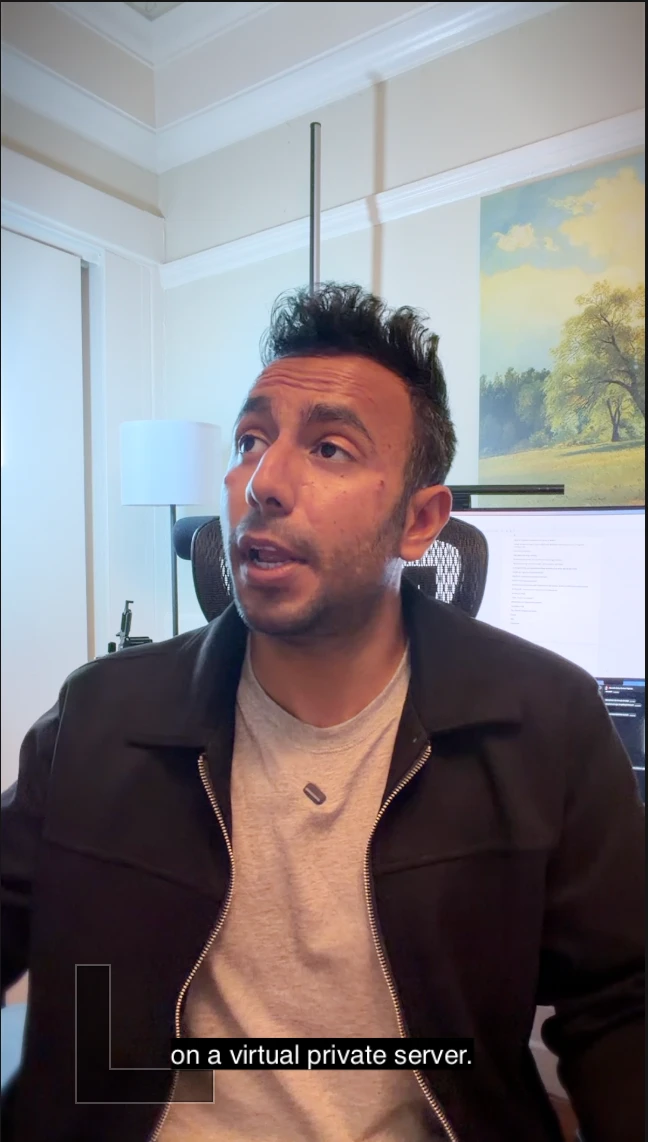
#> input picture videos/bluehost-agent-hosting/reference/face-sample.webp, 648 x 1142 px
$ python sample_nov9.py ../../../../videos/bluehost-agent-hosting/reference/face-sample.webp ../../../../videos/bluehost-agent-hosting/reference/face-sample.webp 5 5 ../../../../videos/bluehost-agent-hosting/reference/face-sample.webp
#> lines starting #> are read from the running program, lines starting #| are printed output that depends on the picture; after the words box and inside, x2 and y2 are one past the last pixel; in counts of white or black regions, pixels touching at a corner belong together
### .claude/skills/riley-style/kit/riley.py
"""Riley kit: Harnoor's long-form 16:9 "Riley-Brown" look (learned Nov 2026 from Riley Brown's AI-tool videos).
Warm lit desk talking head with app tiles, scramble labels and big words behind the head; demos sit in a
rounded card on a white dot-grid page with a portrait face card on the right and a tomato bar along the bottom.
Self-contained (PIL + numpy). 1920x1080, 30p. Every builder returns an RGB(A) PIL image for one frame;
the motion helpers take t (seconds into the beat).

  grade(img) / write_lut(path)       warm studio grade (warm practicals, soft matte blacks, +6% sat) and its 33^3 .cube
  face(cam, scale, face)             full-frame talking head, punched in on face=(x, y); 1.0 / 1.2 / 1.4, changes on cuts
  page()                             white dot-grid page with the tomato bottom bar (the demo / chapter background)
  demo(content, cam, face, layout, t) screen content in a rounded card + portrait face card; layout 'wide' or 'tall'
  phone(screen, wallpaper)           an app screen inside a black phone frame on an abstract wallpaper (16:9 card content)
  wallpaper(seed)                    blurred diagonal ribbons (teal / cream / tomato) for phone demos
  tile(glyph, size) / tiles(...)     white rounded app tiles that pop in around the head and float a little
  scramble(base, text, xy, t)        spaced-caps label whose letters resolve out of random glyphs ("POWERED BY ...")
  behind(base, word, matte, t, ...)  giant word behind the head (needs a person matte from scripts/remove-background)
  phrase(base, words, k, xy)         short pull-phrase beside the head: said words white, coming words grey
  chapter(icon, title, sub, t)       numbered chapter card on the dot-grid page ("USING X: 05" + tomato subtitle)
  grid(title, items, active, t)      dark numbered tile grid (listicle overview); the active tile glows warm orange
  sketch(lines, boxes, t)            dark Excalidraw-style board in Virgil, built line by line (goes in demo 'tall')
Added Nov 9, 2026 after measuring the full reference video (zU0jqYKTgMs, 12:31):
  zoom(content, focus, k, s)         punch into the card content (phone button, small desktop text); 8-10 frames in
  ring(content, xy, r, k)            tomato ring around a click / tap, drawn on the content before zoom()
  push(old, new, k)                  horizontal push between two contents inside the card (10 frames)
  agenda(title, items, filled, t)    numbered "N reasons" board: empty boxes that get their label typed in one by one
  proof(post, clip, t)               hook proof beat: the real announcement post left, its clip in a portrait card right
Reference samples: styles/samples/riley/ (built with kit/sample.py).
"""
import hashlib, math, os
from functools import lru_cache
import numpy as np
from PIL import Image, ImageDraw, ImageFilter, ImageFont

W, H, FPS = 1920, 1080, 30
KIT = os.path.dirname(os.path.abspath(__file__))
REPO = os.path.abspath(os.path.join(KIT, '..', '..', '..', '..'))
POP = lambda w: os.path.join(REPO, 'fonts', 'poppins', f'Poppins-{w}.ttf')
VIRGIL = os.path.join(KIT, 'fonts', 'Virgil.woff2')

PAGE = (254, 254, 254)
DOT = (194, 194, 194)
DOT_STEP, DOT_R = 45, 3
BAR = (255, 93, 74)           # Harnoor's tomato; the reference uses its own #EB4431
BAR_H = 24
INK = (17, 17, 17)
GREY = (150, 150, 150)
WHITE = (255, 255, 255)
DARK = (10, 10, 11)
ACTIVE = (242, 160, 107)
TINTS = [(110, 53, 80), (107, 91, 42), (63, 107, 69), (62, 78, 107), (78, 63, 107), (107, 62, 62)]
SKETCH_BG, SKETCH_PINK, SKETCH_WHITE, SKETCH_BOX = (18, 18, 18), (255, 120, 138), (232, 232, 232), (59, 45, 107)

# measured from the reference at 1280x720, scaled x1.5
LAYOUTS = {
    'wide': {'card': (33, 81, 1667, 999), 'cam': (1685, 383, 1897, 701)},     # 16:9 content (phone demos, apps)
    'tall': {'card': (32, 27, 1589, 1034), 'cam': (1614, 338, 1886, 743)},    # browser / desktop recordings
}
CARD_R, CAM_R = 18, 16


@lru_cache(None)
def font(path, size):
    return ImageFont.truetype(path, size)


# ---------------------------------------------------------------- motion
def clamp(x, a=0.0, b=1.0): return max(a, min(b, x))
def ease_out(x): x = clamp(x); return 1 - (1 - x) ** 3
def back_out(x, s=1.7): x = clamp(x) - 1; return 1 + (s + 1) * x ** 3 + s * x ** 2


def _rand(*key):
    """deterministic 0..1 from any key (no global RNG: frames render in any order)"""
    return int(hashlib.md5(repr(key).encode()).hexdigest()[:8], 16) / 0xFFFFFFFF


# ---------------------------------------------------------------- grade
def _grade_arr(a):
    """warm desk look: soft matte blacks, gentle S, warm highlights / neutral shadows, +6% saturation"""
    a = 0.025 + a * 0.965
    a = a + 0.05 * (a - a ** 2) * np.sign(a - 0.5) * 2
    lum = (0.2126 * a[..., 0] + 0.7152 * a[..., 1] + 0.0722 * a[..., 2])[..., None]
    a = lum + (a - lum) * 1.06
    hi = np.clip(lum * 2 - 0.6, 0, 1)
    a = a + hi * np.array([0.022, 0.008, -0.02])
    return np.clip(a, 0, 1)


def grade(img, vignette=0.14):
    a = _grade_arr(np.asarray(img.convert('RGB'), np.float32) / 255)
    if vignette:
        h, w = a.shape[:2]; yy, xx = np.mgrid[0:h, 0:w]
        r = np.sqrt(((xx - w / 2) / (w / 2)) ** 2 + ((yy - h / 2) / (h / 2)) ** 2) / math.sqrt(2)
        a = a * (1 - vignette * np.clip((r - 0.5) / 0.5, 0, 1) ** 1.6)[..., None]
    return Image.fromarray((a * 255 + 0.5).astype(np.uint8))


# [7 lines left out: function write_lut, not called in this run]


# ---------------------------------------------------------------- framing
def _crop(img, cx, cy, cw, ch):
    x0 = clamp(cx - cw / 2, 0, img.width - cw); y0 = clamp(cy - ch / 2, 0, img.height - ch)
    return img.crop((int(x0), int(y0), int(x0 + cw), int(y0 + ch)))


def _cover(img, w, h, cx=None, cy=None):
    """scale-to-fill crop to w x h around (cx, cy) in source px"""
    s = max(w / img.width, h / img.height)
    cw, ch = w / s, h / s
    return _crop(img, img.width / 2 if cx is None else cx, img.height / 2 if cy is None else cy, cw, ch).resize((w, h), Image.LANCZOS)


# [5 lines left out: function face, not called in this run]


def _round_mask(w, h, r, ss=3):
    m = Image.new('L', (w * ss, h * ss), 0)
    ImageDraw.Draw(m).rounded_rectangle((0, 0, w * ss - 1, h * ss - 1), r * ss, fill=255)
    return m.resize((w, h), Image.LANCZOS)


def _rounded(img, r):
    out = img.convert('RGBA'); out.putalpha(_round_mask(out.width, out.height, r)); return out


def _shadow(base, rect, r, blur=16, alpha=60, dy=8):
    sh = Image.new('RGBA', base.size, (0, 0, 0, 0))
    x0, y0, x1, y1 = rect
    ImageDraw.Draw(sh).rounded_rectangle((x0, y0 + dy, x1, y1 + dy), r, fill=(0, 0, 0, alpha))
    base.alpha_composite(sh.filter(ImageFilter.GaussianBlur(blur)))


# ---------------------------------------------------------------- demo page
@lru_cache(None)
def _page():
    im = Image.new('RGBA', (W, H), PAGE + (255,)); d = ImageDraw.Draw(im)
    for y in range(DOT_STEP // 2 - 12, H, DOT_STEP):
        for x in range(DOT_STEP // 2 - 10, W, DOT_STEP):
            d.ellipse((x - DOT_R, y - DOT_R, x + DOT_R, y + DOT_R), fill=DOT)
    d.rectangle((0, H - BAR_H, W, H), fill=BAR)
    return im


def page():
    return _page().copy()


def demo(content, cam, face_xy, layout='wide', t=99.0):
    """Screen content in a rounded card on the dot-grid page, portrait face card to the right (no ring, no label).
    content: any image (recording frame, phone(), sketch()); it is fitted to the card by cover-crop.
    cam: the camera frame; face_xy: face centre in cam px. t: seconds since the demo section started.
    The reference HARD-CUTS from the face to the finished page (measured), so t defaults to "already in".
    Pass t (seconds since the section started) only if you want the optional 8-frame rise."""
    L = LAYOUTS[layout]; fr = page()
    for i, (key, img) in enumerate((('card', content), ('cam', None))):
        x0, y0, x1, y1 = L[key]; w, h = x1 - x0, y1 - y0
        k = ease_out((t - i * 4 / FPS) * FPS / 8)
        if k <= 0: continue
        if key == 'card':
            tile_img = _rounded(_cover(img.convert('RGB'), w, h), CARD_R)
        else:
            ch = min(cam.height / 1.7, cam.width * h / w); cw = ch * w / h
            tile_img = _rounded(_crop(cam, face_xy[0], face_xy[1] + ch * 0.1, cw, ch).resize((w, h), Image.LANCZOS), CAM_R)
        dy = int(24 * (1 - k))
        if k < 1: tile_img.putalpha(tile_img.getchannel('A').point(lambda v, k=k: int(v * k)))
        _shadow(fr, (x0, y0 + dy, x1, y1 + dy), CARD_R, alpha=int(34 * k))
        fr.alpha_composite(tile_img, (x0, y0 + dy))
    return fr


def wallpaper(seed=3, w=1634, h=918):
    """abstract blurred diagonal ribbons, teal / cream / tomato, like a phone-demo backdrop"""
    yy, xx = np.mgrid[0:h, 0:w].astype(np.float32)
    u = (xx * 0.62 + yy * 0.78) / 140.0
    a = np.zeros((h, w, 3), np.float32)
    teal, cream, red, ink = [np.array(c, np.float32) / 255 for c in ((33, 120, 118), (226, 222, 214), (196, 74, 64), (40, 44, 48))]
    ph = _rand('wp', seed) * 6.28
    s1 = 0.5 + 0.5 * np.sin(u + ph + 0.6 * np.sin(xx / 410.0))
    s2 = 0.5 + 0.5 * np.sin(u * 0.53 + 1.7 + ph)
    a = cream * (1 - s1)[..., None] + teal * s1[..., None]
    a = a * (1 - 0.55 * s2 ** 6)[..., None] + ink * (0.55 * s2 ** 6)[..., None]
    rr = np.clip(1 - np.hypot((xx - w * 0.05) / w, (yy - h * 0.95) / h) / 0.35, 0, 1) ** 2
    a = a * (1 - 0.6 * rr)[..., None] + red * (0.6 * rr)[..., None]
    img = Image.fromarray((np.clip(a, 0, 1) * 255).astype(np.uint8))
    return img.filter(ImageFilter.GaussianBlur(10))


def phone(screen, wall=None, w=1634, h=918):
    """An app screen in a black phone frame (dynamic island), centred on the wallpaper. 16:9, ready for demo('wide')."""
    bg = (wall if wall is not None else wallpaper()).resize((w, h), Image.LANCZOS).convert('RGBA')
    ph_h = int(h * 0.94); ph_w = int(ph_h * 0.49); bez = 12
    x0, y0 = (w - ph_w) // 2, (h - ph_h) // 2
    _shadow(bg, (x0, y0, x0 + ph_w, y0 + ph_h), 56, blur=26, alpha=110, dy=14)
    body = Image.new('RGBA', (ph_w, ph_h), (12, 12, 14, 255)); body.putalpha(_round_mask(ph_w, ph_h, 58))
    sw, sh = ph_w - 2 * bez, ph_h - 2 * bez
    scr = Image.new('RGB', (sw, sh), (0, 0, 0))
    s = screen.convert('RGB'); s = s.resize((sw, int(s.height * sw / s.width)), Image.LANCZOS)
    scr.paste(s.crop((0, 0, sw, min(s.height, sh - 70))), (0, 70))
    d = ImageDraw.Draw(scr); fs = font(POP('SemiBold'), 20)
    d.text((40, 24), '9:41', font=fs, fill=WHITE)
    d.rounded_rectangle((sw // 2 - 62, 16, sw // 2 + 62, 52), 18, fill=(0, 0, 0))
    body.paste(_rounded(scr, 46), (bez, bez), _round_mask(sw, sh, 46))
    bg.alpha_composite(body, (x0, y0))
    return bg


# ---------------------------------------------------------------- face-beat graphics
# [143 lines left out: functions tile, glyph_dot, glyph_text, tiles, _tracked, scramble and 3 more, not called in this run]


def cursor(base, xy, size=34):
    base = base.convert('RGBA'); d = ImageDraw.Draw(base); x, y = xy; s = size
    pts = [(x, y), (x, y + s), (x + s * .28, y + s * .74), (x + s * .5, y + s * 1.1), (x + s * .64, y + s * 1.04),
           (x + s * .44, y + s * .68), (x + s * .78, y + s * .68)]
    d.polygon(pts, fill=WHITE, outline=(0, 0, 0)); return base


# [34 lines left out: function grid, not called in this run]


def _wobble(d, p, q, col, width, seed):
    """hand-drawn line: two slightly bowed passes, like Excalidraw's rough strokes"""
    for pas in range(2):
        n = 12; pts = []
        for i in range(n + 1):
            u = i / n; bow = math.sin(u * math.pi) * (2.5 + 2 * _rand(seed, pas))
            nx, ny = -(q[1] - p[1]), q[0] - p[0]; ln = math.hypot(nx, ny) or 1
            pts.append((p[0] + (q[0] - p[0]) * u + nx / ln * bow * (1 if pas else -0.6) + (_rand(seed, pas, i) - .5) * 1.4,
                        p[1] + (q[1] - p[1]) * u + ny / ln * bow * (1 if pas else -0.6) + (_rand(seed, i, pas) - .5) * 1.4))
        d.line(pts, fill=col, width=width, joint='curve')


# [29 lines left out: function sketch, not called in this run]


# ---------------------------------------------------------------- added Nov 9, 2026 (measured on the full video)
AGENDA_BG, AGENDA_BOX, AGENDA_EDGE = (12, 12, 13), (22, 48, 84), (132, 178, 226)


def ring(content, xy, r=34, k=1.0, color=BAR, width=6):
    """Ring around a click or tap, drawn on the card CONTENT (before zoom(), so it scales with it).
    k 0..1 over 6 frames: the ring shrinks from 1.5x to 1x as it fades in. Keep it up while the zoom holds."""
    im = content.convert('RGBA'); k = ease_out(k)
    if k <= 0: return im
    L = Image.new('RGBA', im.size, (0, 0, 0, 0)); d = ImageDraw.Draw(L); rr = r * (1.5 - 0.5 * k)
    d.ellipse((xy[0] - rr, xy[1] - rr, xy[0] + rr, xy[1] + rr), outline=color + (int(255 * k),), width=width)
    im.alpha_composite(L); return im


def zoom(content, focus, k=1.0, s=2.2):
    """Punch into the card content around focus=(x, y) (content px). k 0..1; use ease_out over 8-10 frames in
    and out. s is the final scale: about 2.2 for a phone button, 1.6-2.0 for small desktop text.
    The page, the card outline and the face card never move: only the content inside the card scales."""
    im = content.convert('RGB'); w, h = im.size; sc = 1 + (s - 1) * ease_out(k)
    cw, ch = w / sc, h / sc
    cx = w / 2 + (focus[0] - w / 2) * ease_out(k); cy = h / 2 + (focus[1] - h / 2) * ease_out(k)
    x0 = min(max(cx - cw / 2, 0), w - cw); y0 = min(max(cy - ch / 2, 0), h - ch)
    return im.crop((int(x0), int(y0), int(x0 + cw), int(y0 + ch))).resize((w, h), Image.LANCZOS)


# [6 lines left out: function push, not called in this run]


def agenda(title, items, filled=0, t=99.0, icons=None, w=1634, h=918):
    """The "N reasons" board that replaces chapter cards in a list video. A dark sketch board with one numbered
    box per item, stacked. Box i shows only its number until its section starts; then its label is typed in
    (Virgil, <= 6 words). filled = how many boxes already carry their label; the next one types on over
    t seconds (25 chars/s). icons: optional small images, one per row, left of the boxes.
    Come back to this board for 8-20 s at the start of every section, then go to the demo."""
    fr = Image.new('RGBA', (w, h), AGENDA_BG + (255,)); d = ImageDraw.Draw(fr)
    n = len(items); bw, gap = 520, 18; bh = min(120, int((h - 250 - gap * (n - 1)) / n))
    x0 = (w - bw) // 2; y0 = 190
    ft = font(VIRGIL, 54); tw = d.textlength(title, font=ft); d.text(((w - tw) / 2, 84), title, font=ft, fill=SKETCH_WHITE)
    fl, fn = font(VIRGIL, 34), font(VIRGIL, 44)
    for i, lab in enumerate(items):
        y = y0 + i * (bh + gap); box = (x0, y, x0 + bw, y + bh)
        d.rectangle(box, fill=AGENDA_BOX)
        for e, (p, q) in enumerate((((box[0], box[1]), (box[2], box[1])), ((box[2], box[1]), (box[2], box[3])),
                                    ((box[2], box[3]), (box[0], box[3])), ((box[0], box[3]), (box[0], box[1])))):
            _wobble(d, p, q, AGENDA_EDGE, 3, ('agenda', i, e))
        if i < filled or (i == filled and t < 90):
            txt = lab if i < filled else lab[:int(max(0, t) * 25)]
            words = txt.split(' '); lines, cur = [], ''
            for w_ in words:
                if d.textlength((cur + ' ' + w_).strip(), font=fl) > bw - 50: lines.append(cur); cur = w_
                else: cur = (cur + ' ' + w_).strip()
            lines.append(cur)
            for li, ln in enumerate(lines):
                lw = d.textlength(ln, font=fl)
                d.text((x0 + (bw - lw) / 2, y + bh / 2 - len(lines) * 21 + li * 42), ln, font=fl, fill=SKETCH_WHITE)
        else:
            lw = d.textlength(str(i + 1), font=fn); d.text((x0 + (bw - lw) / 2, y + bh / 2 - 28), str(i + 1), font=fn, fill=SKETCH_WHITE)
        if icons and i < len(icons) and icons[i] is not None:
            ic = icons[i].convert('RGBA').resize((bh - 20, bh - 20), Image.LANCZOS); fr.alpha_composite(ic, (x0 - bh - 14, y + 10))
    return fr


# [16 lines left out: function proof, not called in this run]

### .claude/skills/riley-style/kit/sample_nov9.py
"""Riley sample stills for the Nov 9, 2026 additions (styles/samples/riley/7_*.jpg, 8_*.jpg).
Usage: python3 sample_nov9.py <repo> <cam.jpg> <face_x> <face_y> <out_dir>
cam.jpg is any frame of Harnoor's own camera (these were built from the Canva reel preview, a 1080x1920 frame,
so only the small face card uses it). The phone screen is a generic chat UI drawn here, not a real product."""
import sys; sys.path.insert(0, sys.argv[1] + '/.claude/skills/riley-style/kit')
import riley as rl
from PIL import Image, ImageDraw
cam = rl.grade(Image.open(sys.argv[2]).convert('RGB'), 0); FACE = (int(sys.argv[3]), int(sys.argv[4])); OUT = sys.argv[5]
#> in _grade_arr, `hi = np.clip(lum * 2 - 0.6, 0, 1)`:
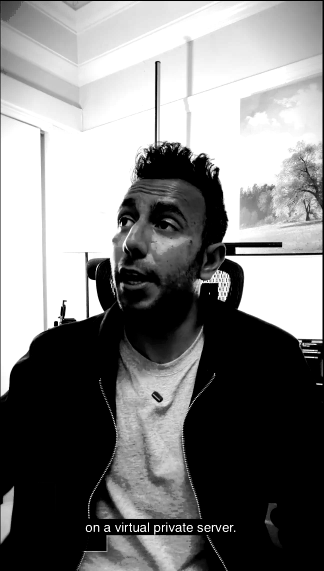
#> hi: shape (1142, 648, 1) float32 (shown at 1/2 size); min 0, max 1, mean 0.495

# 7. the "N reasons" board: two boxes filled, the third being typed, in the wide demo layout
items = ['Agent on my laptop and in the cloud', 'Edit videos from my phone', 'Build apps from my phone', 'Computer use', 'Real-time voice']
board = rl.agenda('useful for these 5 main reasons', items, filled=2, t=0.62)
#> in agenda, `tw = d.textlength(title, font=ft)`: tw = 854
#> the loop in agenda, `for i, lab in enumerate(items):` made 5 passes
#> lw on passes 4 to 5: 28, 28
#> after the loop in agenda, `for i, lab in enumerate(items):`:
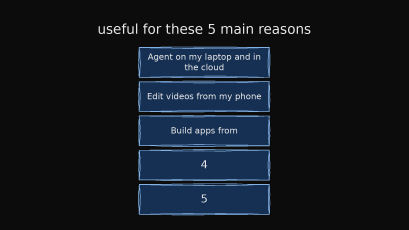
#> fr: PIL image 1634x918 RGBA (shown at 1/4 size); mean R, G, B, A 19, 24.9, 33.5, 255
rl.demo(board, cam, FACE, 'wide').convert('RGB').save(OUT + '/7_agenda.jpg', quality=90)
#> in page, `return _page().copy()`:
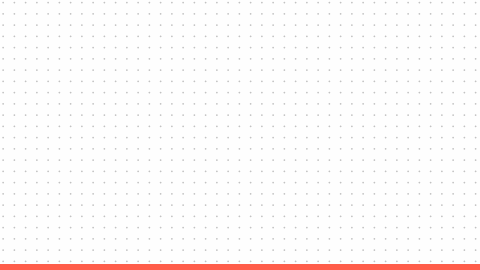
#> returned value: PIL image 1920x1080 RGBA (shown at 1/4 size); mean R, G, B, A 252.9, 249.3, 248.9, 255
#> the loop in demo, `for i, (key, img) in enumerate((('card', content), ('cam', None))):` made 2 passes
#> (key, img, w, h) on pass 2: ('cam', None, 212, 318)
#> after the loop in demo, `for i, (key, img) in enumerate((('card', content), ('cam', None))):`:
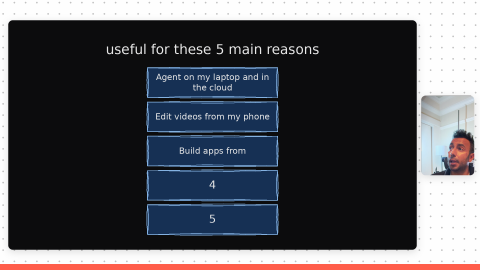
#> fr: PIL image 1920x1080 RGBA (shown at 1/4 size); mean R, G, B, A 80.4, 81, 86.9, 255


def chat(w=780, h=1560):
    """a generic dark chat screen (own text), just enough UI to show the zoom and the click ring"""
    im = Image.new('RGB', (w, h), (16, 16, 18)); d = ImageDraw.Draw(im)
    f, fb = rl.font(rl.POP('Regular'), 30), rl.font(rl.POP('SemiBold'), 30)
    d.text((40, 40), 'Sessions', font=rl.font(rl.POP('SemiBold'), 40), fill=rl.WHITE)
    rows = [('Vertical video, new graphics', 'working on your laptop'), ('Fix the login loop', 'needs your approval'),
            ('Weekly notes', 'done 2 h ago'), ('Site redesign', 'working in the cloud')]
    for i, (a, b) in enumerate(rows):
        y = 150 + i * 150; d.rounded_rectangle((30, y, w - 30, y + 126), 24, fill=(30, 30, 34))
        d.ellipse((54, y + 44, 90, y + 80), fill=rl.BAR if i != 2 else (90, 90, 96))
        d.text((112, y + 22), a, font=fb, fill=rl.WHITE); d.text((112, y + 68), b, font=f, fill=(150, 150, 156))
    d.rounded_rectangle((30, 820, w - 30, 1010), 24, fill=(60, 26, 24))
    d.text((56, 846), 'Make the opening shot', font=f, fill=rl.WHITE); d.text((56, 892), 'a little faster, then', font=f, fill=rl.WHITE)
    d.text((56, 938), 'send me the new cut.', font=f, fill=rl.WHITE)
    d.rounded_rectangle((30, h - 300, w - 190, h - 220), 40, fill=(34, 34, 38)); d.text((62, h - 282), 'Message', font=f, fill=(130, 130, 136))
    d.rounded_rectangle((w - 170, h - 300, w - 30, h - 220), 40, fill=rl.WHITE); d.text((w - 138, h - 282), 'Talk', font=fb, fill=rl.INK)
    for i in range(5):
        cx = 90 + i * (w - 180) / 4; d.ellipse((cx - 20, h - 150, cx + 20, h - 110), outline=(170, 170, 176), width=4)
    return im


# 8. phone demo punched in on the tapped button, with the click ring
ph = rl.phone(chat())
#> call 4 of _round_mask, with w = 398, h = 838, r = 46, ss = 3
#> in _round_mask (call 4), `ImageDraw.Draw(m).rounded_rectangle((0, 0, w * ss - 1, h * ss - 1), r ..`:
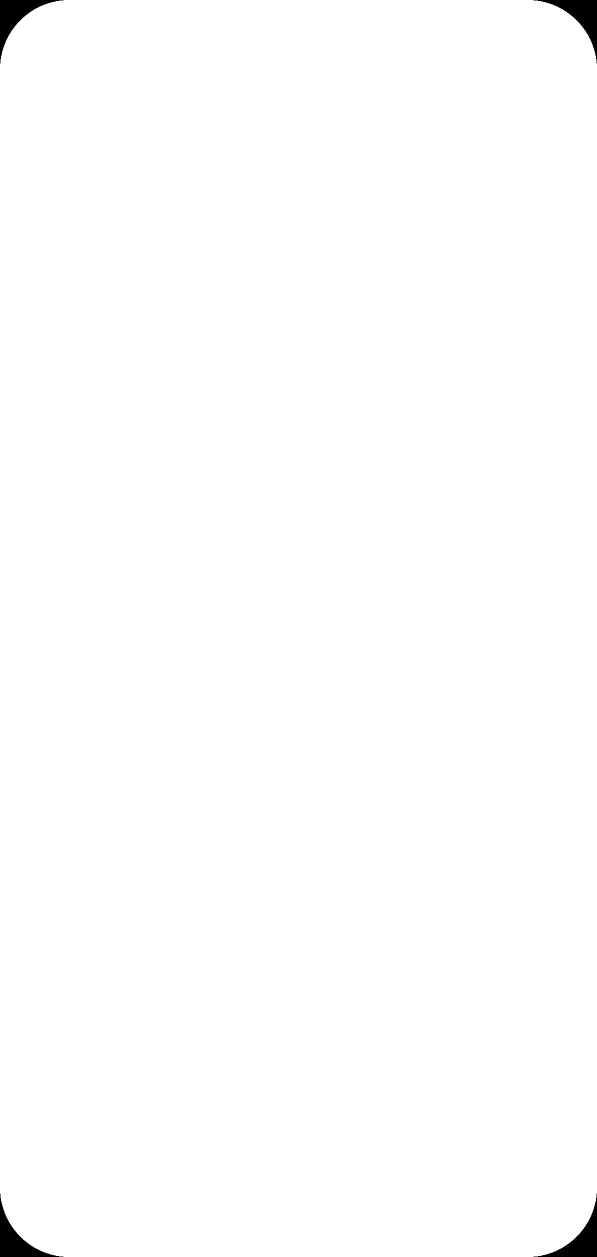
#> m: PIL image 1194x2514 L (shown at 1/2 size); 99.4% white; 4 black regions, box (x1, y1, x2, y2) and area: (0, 0, 127, 127) 4129, (1067, 0, 1194, 127) 4129, (0, 2387, 127, 2514) 4129, (1067, 2387, 1194, 2514) 4129
tap = (970, 840)                      # the right-most tab button, in card-content px
ph = rl.cursor(rl.ring(ph, tap, r=30), (tap[0] + 6, tap[1] + 4), 30)
#> in cursor, `x, y = xy`: x = 976; y = 844
#> in cursor, `pts = [(x, y), (x, y + s), (x + s * .28, y + s * .74), (x + s * .5, y ..`: pts = [(976, 844), (976, 874), (984.4, 866.2), (991, 877), (995.2, 875.2), (989.2, 864.4), (999.4, 864.4)]
rl.demo(rl.zoom(ph, (817, 760), 1.0, 2.2), cam   # zoom on the phone's lower half, phone stays centred
       , FACE, 'wide').convert('RGB').save(OUT + '/8_phone_zoom.jpg', quality=90)
#> the loop in demo (call 2), `for i, (key, img) in enumerate((('card', content), ('cam', None))):` made 2 passes
